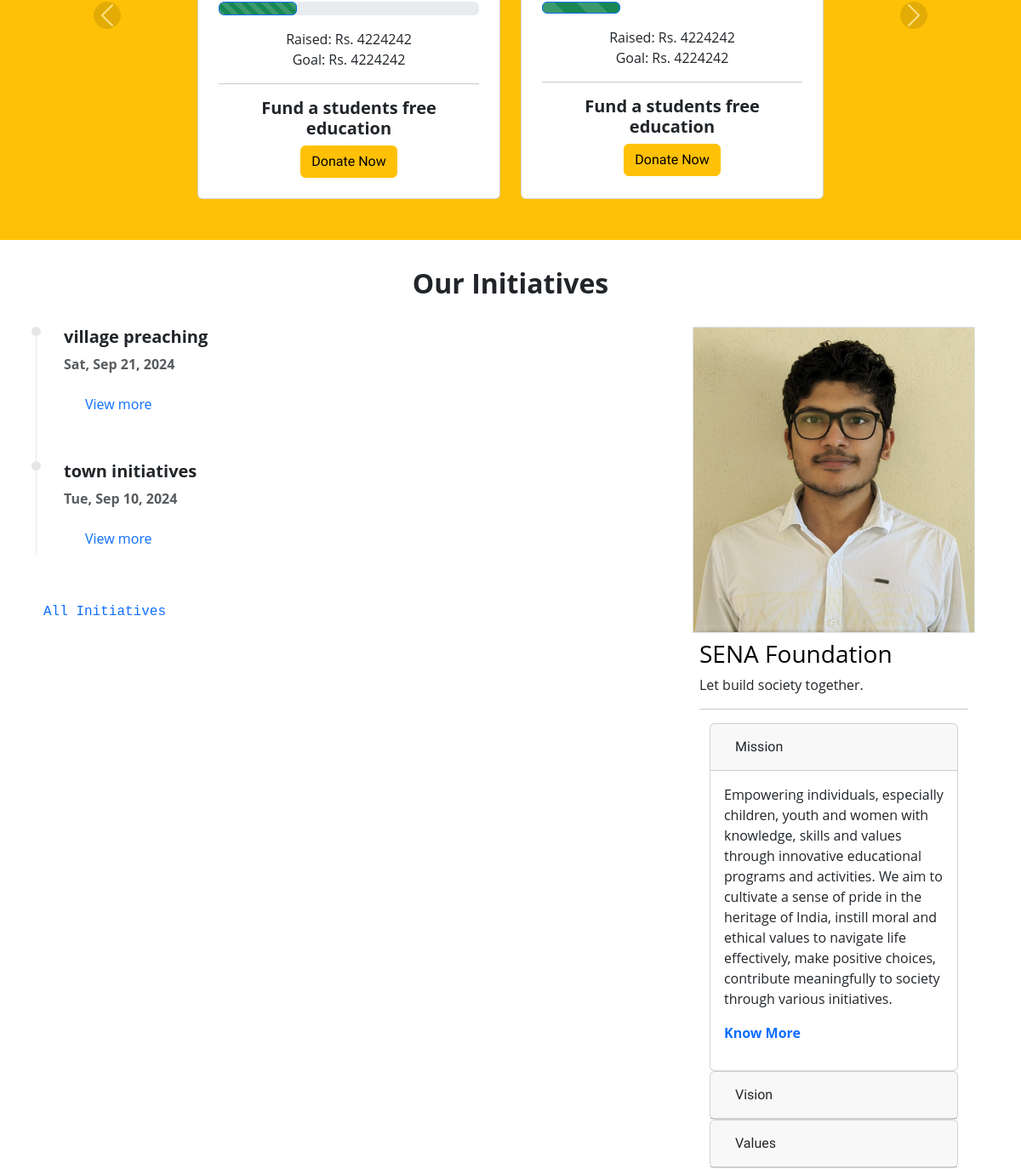
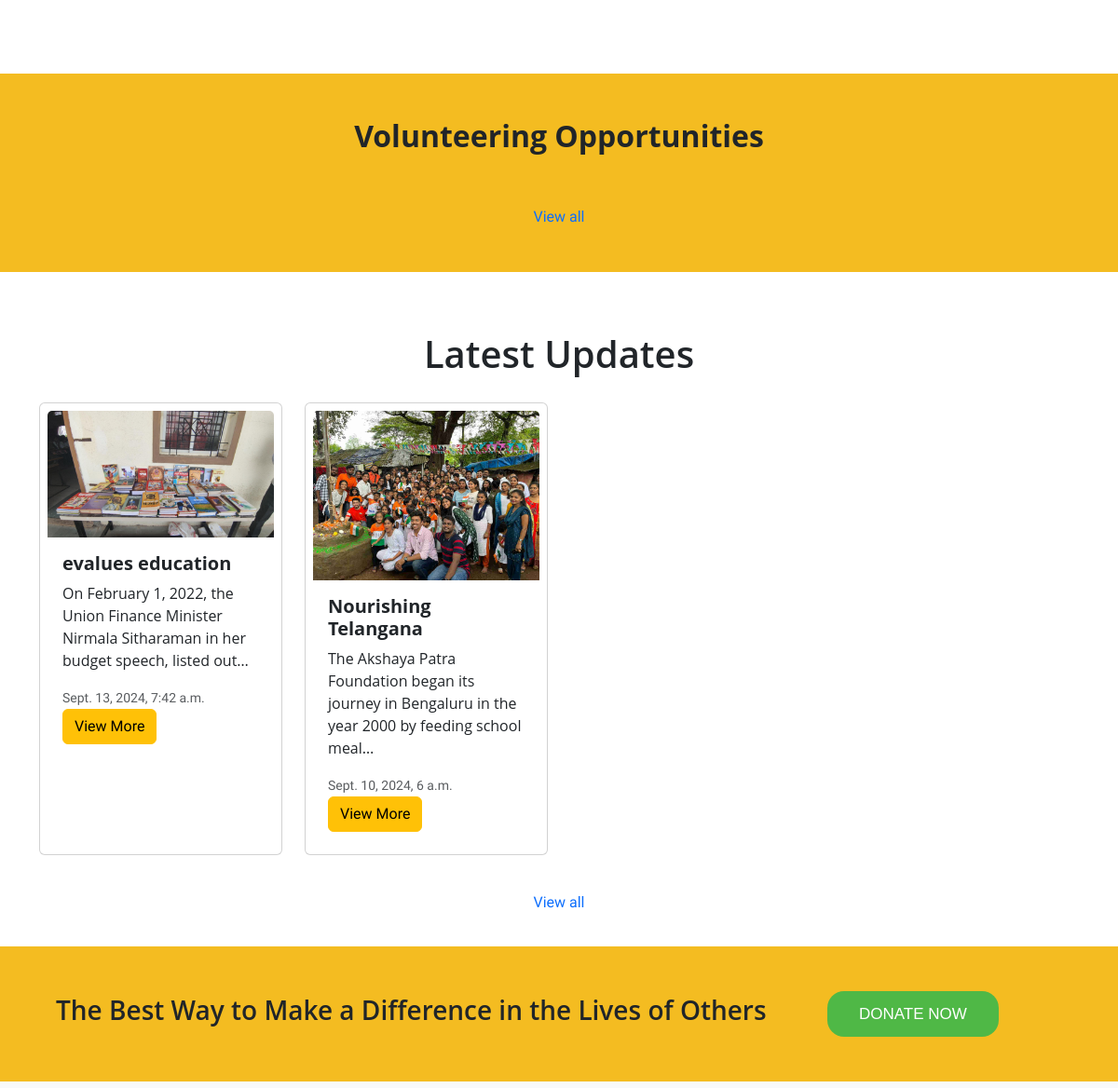
The app's page / (middle part), older data (2 pictures, top to bottom).
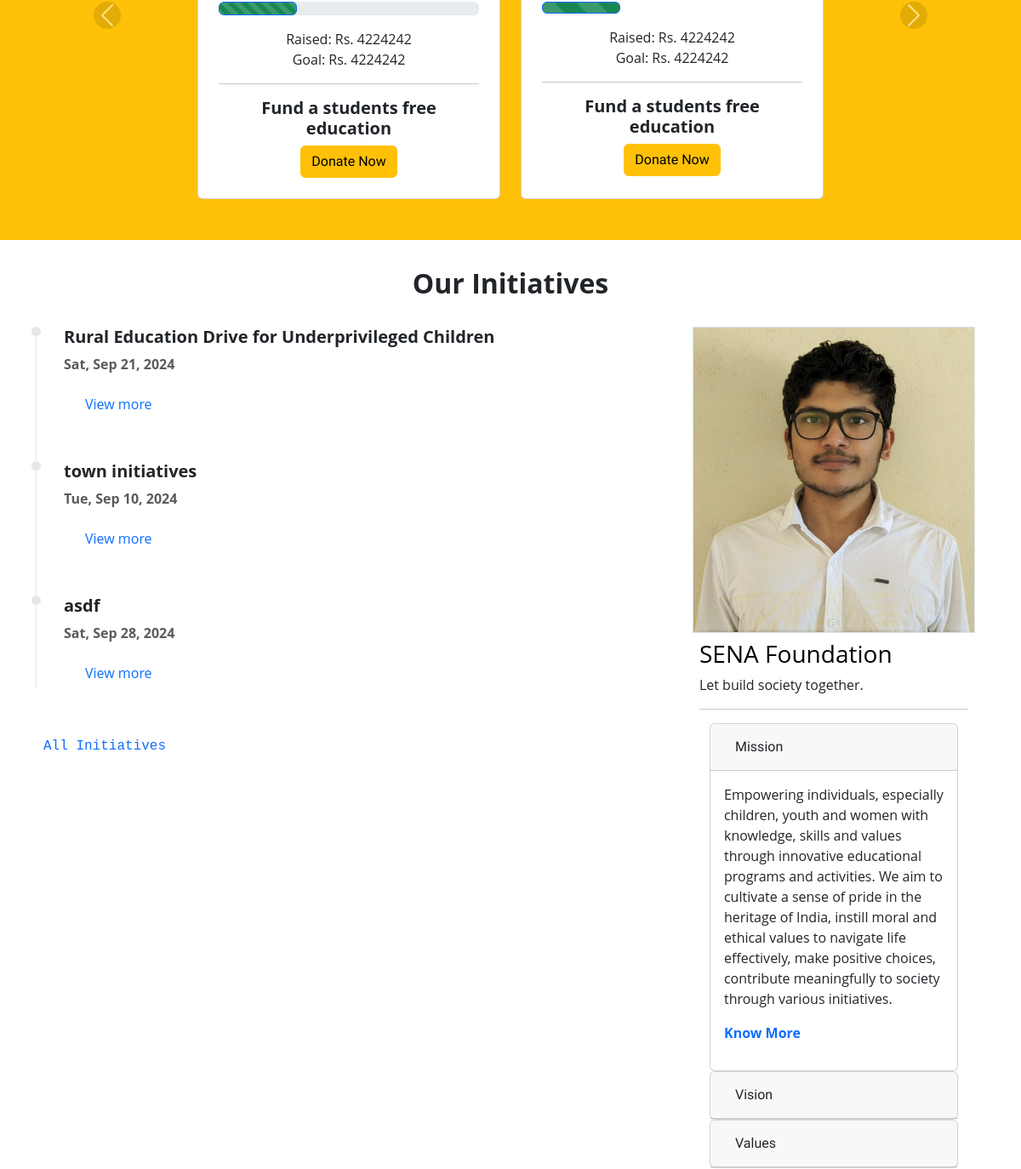
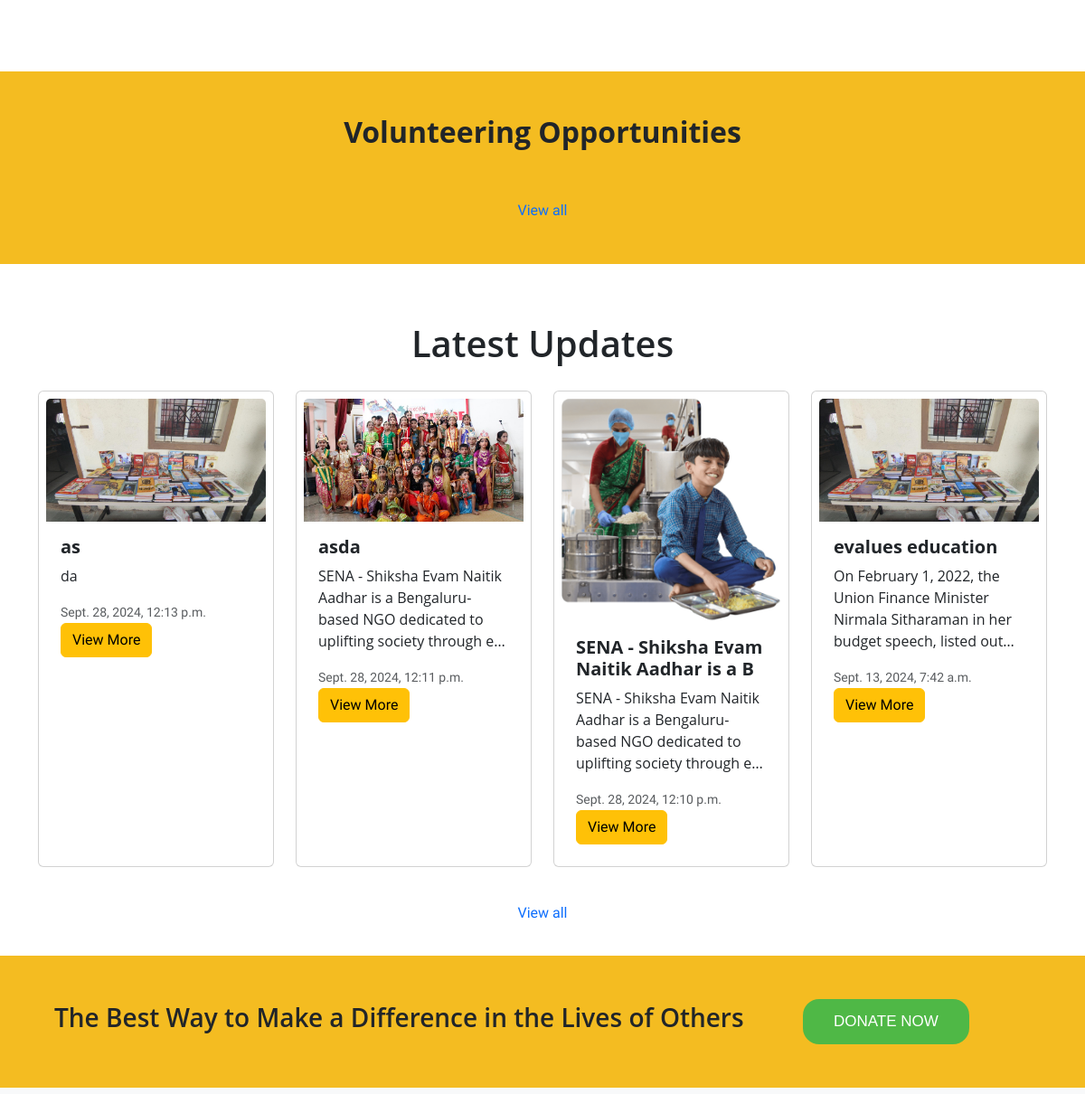
The same page, newer data (2 pictures, top to bottom).
### initiatives/models.py (models this page shows, shortened)
class Initiative(models.Model):
    initiative_id = models.AutoField(primary_key=True)
    title = models.CharField(max_length=255, blank=True)
    excert = models.CharField(max_length=200,blank=True)
    point_wise = RichTextField(blank=True)
    content = RichTextField(blank=True)
    url = models.CharField(max_length=100, unique=True)
    image1 = models.ImageField(upload_to='initiatives/', blank=True)
    caption_for_image = models.CharField(max_length=100, blank=True)
    date_of_initiative = models.DateTimeField(default=timezone.now)
    tags_for_seo_and_search_bar_in_website = models.TextField(
        help_text='Add tags for search and SEO purposes.'
    )
    youtube_video = models.URLField(blank=True, help_text="Add a YouTube video URL")
    STATUS_CHOICES = (
        ('draft', 'Draft'),
        ('published', 'Published'),
    )
    status = models.CharField(max_length=10, choices=STATUS_CHOICES, default='draft')

### blog/models.py (models this page shows, shortened)
class Post(models.Model):
    post_id = models.AutoField(primary_key=True)
    class NewManager(models.Manager):
        def get_queryset(self):
            return super().get_queryset().filter(status='published')
    options = (
        ('draft', 'Draft'),
        ('published', 'Published'),
    )
    category = models.ForeignKey(Category, on_delete=models.CASCADE, related_name='posts')
    title = models.CharField(max_length=40)
    blog_views =models.IntegerField(default=0,editable=False)
    main_long_title = models.CharField(max_length=250)
    excerpt = models.TextField(max_length=1000)
    thumbnail  = models.ImageField(upload_to='post_thumbnail/')
    thumbnail_caption = models.CharField(max_length=100, default='Image related to blog')
    url = models.CharField(max_length=100,unique=True)
    publish = models.DateTimeField(default=timezone.now)
    content_before_image = RichTextField(blank=True)
    image_for_post = models.ImageField(upload_to='image_for_post/', blank=True)
    caption_for_image = models.CharField(max_length=100, blank=True)
    content_after_image = RichTextField(blank=True)
    quote_related_to_post = models.TextField(blank=True)
    author_of_quote = models.CharField(max_length=50,blank=True)
    tags_for_seo_and_search_bar_in_website = models.TextField(help_text='Add tags(this tags will be for search bar of the webstie as well as for SEO stuffs, so be particular while adding, do research for the keywords, and add properly.')
    class Meta:
        ordering = ('-publish',)

### blog/views.py (the view)
# urls.py: path('', home),
def home(request):
    updates = Post.objects.all().order_by('-publish')[:4]
    first_4_categories = Category.objects.all()[0:3]
    remaining_categoreis = Category.objects.all()[3:8]
    categories = Category.objects.all()[0:6]
    initiatives = Initiative.objects.filter(status='published')
    stories = Stories.objects.filter(status='published')
    ministry = Ministry.objects.all()
    data = {'updates':updates,'initiatives':initiatives,'stories':stories,'ministry':ministry,'cat_1':first_4_categories,'cat_r':remaining_categoreis,'cat1':categories,}
    return render(request, "blog/index.html",data)

### templates/blog/index.html (shortened to what this page needs)
{% extends 'base/base.html' %} {% load static %}
{% block content %}
  <section class="impact_wrap">
    <div class="container py-3 align-content-center">
      <div id="fundraisingCarousel" class="carousel slide stories-section" data-bs-ride="carousel">
        <div class="carousel-inner my-3">
          <div class="carousel-item active">
            <div class="row">
              <div class="col-lg-2 col-sm-12 mb-3"></div>
              <div class="col-lg-4 col-md-4 col-sm-12 mb-3">
                <div class="card p-2" style="height: 100%;">
                  <div class="card-body">
                    <div class="progress">
                      <div class="progress-bar progress-bar-animated bg-success progress-bar-striped btn btn-primary" style="width:30%" data-bs-toggle="tooltip" title="30%"></div>
                    </div>
                    <div style="text-align: center;" class="justify-content-center align-items-center">
                      <p class="card-text pt-3 pb-0">
                        Raised: Rs. 4224242 <br />Goal: Rs. 4224242
                      </p>
                      <hr />
                      <h5 class="card-title pt-0" style="font-weight: bold;">Fund a students free education</h5>
                      <a href="#" class="btn btn-warning">Donate Now</a>
                    </div>
                  </div>
                </div>
              </div>
              <div class="col-lg-4 col-md-4 col-sm-12 mb-3">
                <div class="card p-2" style="height: 100%;">
                  <div class="card-body">
                    <div class="progress-bar progress-bar-animated bg-success progress-bar-striped btn btn-primary" style="width:30%" data-bs-toggle="tooltip" title="30%"></div>
                    <div style="text-align: center;" class="justify-content-center align-items-center">
                      <p class="card-text pt-3 pb-0">
                        Raised: Rs. 4224242 <br />Goal: Rs. 4224242
                      </p>
                      <hr />
                      <h5 class="card-title pt-0" style="font-weight: bold;">Fund a students free education</h5>
                      <a href="#" class="btn btn-warning">Donate Now</a>
                    </div>
                  </div>
                </div>
              </div>
              <div class="col-lg-2 col-sm-12 mb-3"></div>
            </div>
          </div>
        </div>
        <button class="carousel-control-prev" type="button" data-bs-target="#fundraisingCarousel" data-bs-slide="prev">
          <span class="carousel-control-prev-icon" aria-hidden="true"></span>
        </button>
        <button class="carousel-control-next" type="button" data-bs-target="#fundraisingCarousel" data-bs-slide="next">
          <span class="carousel-control-next-icon" aria-hidden="true"></span>
        </button>
      </div>
    </div>
  </section>
  <div class="container py-4">
    <div class="row my-2">
      <div class="col-12 text-center mb-30 mb-3">
        <h2 class="montregular heading_section color-white">Our Initiatives</h2>
      </div>
    </div>
    <div class="row">
      <div class="col-lg-8 text-dark pe-3">
        <ul class="timeline">
          {% for i in initiatives %}
            <li class="timeline-item mb-5">
              <h5 class="fw-bold">{{ i.title }}</h5>
              <p class="text-muted mb-2 fw-bold">{{ i.date_of_initiative|date:'D, M d, Y' }}</p>
              <div class="container mt-3">
                <button type="button" class="btn text-decoration-none text-primary" data-bs-toggle="modal" data-bs-target="#modal{{ forloop.counter }}">View more</button>
              </div>
            </li>
          {% empty %}
            <p>No initiatives available.</p>
          {% endfor %}
        </ul>
        <div class="col-12 mt-4 read-more" style="text-align: start;">
          <b><a class="px-2 text-decoration-none font-monospace just btn text-primary" href="/initiatives">All Initiatives</a></b>
        </div>
      </div>
      <div class="col-lg-4">
        <div class="container">
          <img src="ajinkya.jpeg" alt="logo" class="border img-fluid" />
          <div class="m-2">
            <p class="h3 text-body-emphasis text-dark text-start">SENA Foundation</p>
            <p class="text-dark text-start">Let build society together.</p>
            <hr />
            <div class="container mt-3">
              <div id="accordion">
                <div class="card">
                  <div class="card-header">
                    <a class="btn" data-bs-toggle="collapse" href="#collapseOne">Mission</a>
                  </div>
                  <div id="collapseOne" class="collapse show" data-bs-parent="#accordion">
                    <div class="card-body">
                      <p>Empowering individuals, especially children, youth and women with knowledge, skills and values through innovative educational programs and activities. We aim to cultivate a sense of pride in the heritage of India, instill moral and ethical values to navigate life effectively, make positive choices, contribute meaningfully to society through various initiatives.</p>
                      <p>
                        <b><a class="text-decoration-none" href="about.html">Know More</a></b>
                      </p>
                    </div>
                  </div>
                </div>
                <div class="card">
                  <div class="card-header">
                    <a class="collapsed btn" data-bs-toggle="collapse" href="#collapseTwo">Vision</a>
                  </div>
                </div>
                <div class="card">
                  <div class="card-header">
                    <a class="collapsed btn" data-bs-toggle="collapse" href="#collapseThree">Values</a>
                  </div>
                </div>
              </div>
            </div>
          </div>
        </div>
      </div>
    </div>
  </div>
  <section style="background-color: #F4BC21;">
    <div class="py-3 m-lg-5 m-md-3 m-sm-1">
      <div class="row">
        <div class="col-12 text-center mb-30 mt-3 py-3">
          <h2 class="montregular heading_section color-white">Volunteering Opportunities</h2>
        </div>
      </div>
      <div class="section no-padding">
        <div class="col-12 my-4 read-more" style="text-align: center;">
          <b><a class="px-2 btn text-primary" href="/volunteering-options">View all</a></b>
        </div>
      </div>
    </div>
  </section>
    <div class="container py-1">
        <div class="container text-center py-2 my-1">
          <h1>Latest Updates</h1>
        </div>
        <div class="row">
          {% for i in updates %}
            <div class="col-lg-3 col-md-12 my-2">
              <div class="card p-2" style="width:auto; height: 100%;">
                <img class="card-img-top" src="{{ i.thumbnail.url }}" alt="Image" style="width:100%; height:auto;" />
                <div class="card-body">
                  <h5 class="card-title"><b>{{ i.title }}</b></h5>
                  <p class="card-text">{{ i.excerpt|truncatechars:100 }}</p>
                  <small class="text-muted">{{ i.publish }}</small>
                  <a href="/category/blog/{{ i.url }}" class="btn btn-warning">View More</a>
                </div>
              </div>
            </div>
          {% endfor %}
        </div>
        <div class="col-12 my-4 read-more" style="text-align: center;">
          <b><a class="px-2 btn text-primary" href="/category">View all</a></b>
        </div>
      </div>
{% endblock %}

### templates/base/base.html (shortened to what this page needs)
<!DOCTYPE html>{% load static %}
<html lang="en">
<head>
    <link href="https://cdn.jsdelivr.net/npm/bootstrap@5.3.3/dist/css/bootstrap.min.css" rel="stylesheet">
    <link rel="stylesheet" href="https://cdnjs.cloudflare.com/ajax/libs/font-awesome/4.7.0/css/font-awesome.min.css">
    <link rel="stylesheet" type="text/css" href="{% static 'styles/headerstyle.css'%}">
    <link rel="stylesheet" type="text/css" href="{% static 'styles/homestyle.css'%}">
    <link rel="stylesheet" type="text/css" href="{% static 'styles/footerstyle.css'%}">
</head>
<body onscroll="showScrollUp()" onload="setupScrollProgress()">
    <div class="super_container">
        {% include 'base/header.html' %} {%block content%} {%endblock%} {% include 'base/footer.html' %}
    </div>
</body>
</html>

### templates/base/header.html (shortened to what this page needs)
{% load static %}

### templates/base/footer.html (shortened to what this page needs)
<section style="background-color: #F4BC21;" class="p-5 pt-xs-20 pb-xs-20 pt-sm-20 pb-sm-20 ctc">
  <div class="container">
    <div class="row align-items-center justify-content-between">
      <div class="col-lg-9 col-md-9 col-sm-12 text-right">
        <h3 class="montextralight heading color-white">The Best Way to Make a Difference in the Lives of Others</h3>
      </div>
      <div class="col-lg-3 col-md-3 col-sm-12 text-left">
        <a class="donate-btn_call_to_a" href="/donate">DONATE NOW</a>
      </div>
    </div>
  </div>
</section>
<div class="pt-5 pb-3 text-center bg-light">
</div>

### static/styles/headerstyle.css (style rules this page uses)
* { margin: 0; padding: 0; }

### static/styles/homestyle.css (style rules this page uses)
h1, h2, h3, h4 { font-weight: 600; }
p { font-weight: 400; }
button { font-weight: 700; }
body, h1, h2, h3, h4, h5, h6 { font-family: 'Open Sans', sans-serif; }
.impact_wrap { background-color: #ffc107; min-height: 300px; width: 100%; background-size: cover; background-position: center; }
.carousel-control-prev-icon, .carousel-control-next-icon { background-color: rgba(0, 0, 0, 0.221); border-radius: 50%; }
.carousel-control-next, .carousel-control-prev { position: absolute; top: 0; bottom: 0; z-index: 1; display: flex; align-items: center; justify-content: center; width: 15%; padding: 0; color: #fff; text-align: center; background: none; border: 0; opacity: .5; transition: opacity .15s ease; }
.heading_section { font-weight: bold; }
.timeline { border-left: 1px solid hsl(0, 0%, 90%); position: relative; list-style: none; }
.timeline .timeline-item { position: relative; }
.timeline .timeline-item:after { position: absolute; display: block; top: 0; }
.timeline .timeline-item:after { background-color: hsl(0, 0%, 90%); left: -38px; border-radius: 50%; height: 11px; width: 11px; content: ""; }
.read-more { color: blue; text-decoration: none; font-weight: bold; }

### static/styles/footerstyle.css (style rules this page uses)
.donate-btn_call_to_a { display: inline-block; background: #4FB846; border-radius: 18px; font-size: 17px; color: #ffffff; font-family: 'Montserrat', sans-serif; padding: 12px 34px; text-align: center; text-decoration: none; transition: background-color 0.3s ease; }

### templates/base/base.html (style rules this page uses)
body { font-family: 'Ubuntu', sans-serif; }

### templates/base/footer.html (style rules this page uses)
.btn-primary { color: white; }

Row changes from the older to the newer data that the page shows:
no longer on this page (row edited): Post: thumbnail (picture), title "Nourishing Telangana", excerpt "The Akshaya Patra Foundation began its journey in Bengaluru in the year 2000 by feeding school meal…", publish "Sept. 10, 2024, 6 a.m."
changed Initiative: title "village preaching" → "Rural Education Drive for Underprivileged Children"
added Initiative: title "asdf", date_of_initiative "Sat, Sep 28, 2024"
added Post: thumbnail (picture), title "as", excerpt "da", publish "Sept. 28, 2024, 12:13 p.m."
added Post: thumbnail (picture), title "asda", excerpt "SENA - Shiksha Evam Naitik Aadhar is a Bengaluru-based NGO dedicated to uplifting society through e…", publish "Sept. 28, 2024, 12:11 p.m."
added Post: thumbnail (picture), title "SENA - Shiksha Evam Naitik Aadhar is a B", excerpt "SENA - Shiksha Evam Naitik Aadhar is a Bengaluru-based NGO dedicated to uplifting society through e…", publish "Sept. 28, 2024, 12:10 p.m."
